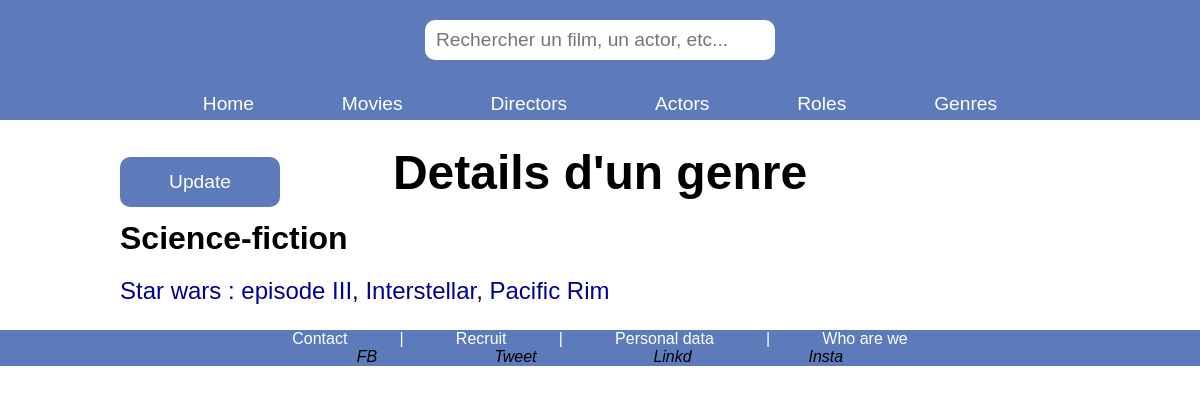
Page /index.php?action=detailsGenre&id=2 on the committed database.
### tables this page shows
CREATE TABLE IF NOT EXISTS `genre` (
  `id_genre` int NOT NULL AUTO_INCREMENT,
  `libelle` varchar(255) NOT NULL,
  PRIMARY KEY (`id_genre`)
);

CREATE TABLE IF NOT EXISTS `genre_film` (
  `film_id` int NOT NULL,
  `genre_id` int NOT NULL,
  PRIMARY KEY (`film_id`,`genre_id`),
  KEY `FK__film_genre` (`film_id`),
  KEY `FK__genre` (`genre_id`),
  CONSTRAINT `FK__film_genre` FOREIGN KEY (`film_id`) REFERENCES `film` (`id_film`),
  CONSTRAINT `FK__genre` FOREIGN KEY (`genre_id`) REFERENCES `genre` (`id_genre`)
);

CREATE TABLE IF NOT EXISTS `film` (
  `id_film` int NOT NULL AUTO_INCREMENT,
  `titre` varchar(255) NOT NULL,
  `dateDeSortie` date NOT NULL,
  `duree` time NOT NULL,
  `realisateur_id` int NOT NULL,
  `affiche` varchar(255) DEFAULT 'indisponible.jpg',
  PRIMARY KEY (`id_film`),
  KEY `FK__realisateur` (`realisateur_id`),
  CONSTRAINT `FK__realisateur` FOREIGN KEY (`realisateur_id`) REFERENCES `director` (`id_director`)
);

### controller/GenreController.php (called while the page is built, shortened)
<?php
require_once "./bdd/DAO.php";
class GenreController {
    public function detailsGenre($idGenre) {
        $dao = new DAO();
        $sqlGenre =
        "SELECT
            g.id_genre,
            g.libelle
        FROM
            genre g
        WHERE
            g.id_genre = :idGenre
        ";
        $paramsGenre = [
            "idGenre" => $idGenre
        ];
        $sqlFilms =
        "SELECT
            gf.genre_id,
            gf.film_id,
            f.titre
        FROM
            genre_film gf
        INNER JOIN
            film f ON gf.film_id = f.id_film
        WHERE
            gf.genre_id = :idGenre
        ";
        $genre = $dao->executerRequete($sqlGenre, $paramsGenre);
        $films = $dao->executerRequete($sqlFilms, $paramsGenre);
        require "./view/genre/detailsGenre.php";
    }
}

### bdd/DAO.php (called while the page is built, shortened)
<?php
class DAO{
    private $bdd;
    public function __construct(){
        $this->bdd = new \PDO('mysql:host=localhost;dbname=cinema;charset=utf8', 'root', '');
    }
    public function executerRequete($sql, $params = NULL){
        if ($params == NULL){
            $resultat = $this->bdd->query($sql);
        }else{
            $resultat = $this->bdd->prepare($sql);
            $resultat->execute($params);
        }
        return $resultat;
    }
}
?>

### view/genre/detailsGenre.php (the view, shortened to what this page needs)
<?php
$count = 1;
$nbRow = $films->rowCount();
$separator = ", ";
?>
<h2 class="titrePage">Details d'un genre</h2>
<?php
if ($genre = $genre->fetch()) {
    ?>
    <div class="interactUpdate">
        <a href="index.php?action=updateGenreForm&id=<?= $genre["id_genre"] ?>">
            <p>Update</p>
        </a>
    </div>
    <div class='blocDetailsGenre'>
        <h3><?= $genre["libelle"] ?></h3>
<?php
}
?>
        <p>
<?php
            if($films->rowCount() == 0) {
                ?>
                    <p>Aucun film dans ce genre.</p>
                <?php
            } else {
                while ($film = $films->fetch()) {
                    if ($count == $nbRow) {
                        $separator = "";
                    }
?>
                    <a href="index.php?action=detailsFilm&id=<?=$film["film_id"]?>"><?= $film["titre"] ?></a><?=  $separator ?>
<?php
                    $count++;
                }
            }
?>      </p>
    </div>
<?php
require "./view/layout.php";
?>

### public/css/style.css (style rules this page uses)
:root { --primary-background-color: rgb(93, 123, 187); --secondary-background-color: rgb(77, 111, 185); --primary-font-color: rgb(0, 0, 145); --hover-color: rgb(236, 184, 11); }
* { margin: 0; padding: 0; box-sizing: border-box; }
body { font-family:'Lucida Sans', 'Lucida Sans Regular', 'Lucida Grande', 'Lucida Sans Unicode', Geneva, Verdana, sans-serif }
.titrePage { font-size: 3em; text-align: center; }
.interactUpdate { width: 160px; height: 50px; position: absolute; text-align: center; background-color: var(--primary-background-color); border-radius: 10px; top: calc(12px + 25px ); }
.interactUpdate a { width: 100%; height: 100%; color: white; font-size: 1.2em; text-decoration: none; display: flex; justify-content: center; align-items: center; }
.blocDetailsFilm a, .blocDetailsDirector a, .blocDetailsActor a, .blocDetailsRole a, .blocDetailsGenre a { text-decoration: none; color: rgb(0, 0, 145); }
.blocDetailsGenre h3 { padding: 20px 0; font-size: 2em; }
.blocDetailsGenre p { font-size: 1.5em; }

### rows in the picture
genre: libelle "Science-fiction"
genre_film: film.titre "Star wars : episode III"
genre_film: film.titre "Interstellar"
genre_film: film.titre "Pacific Rim"
